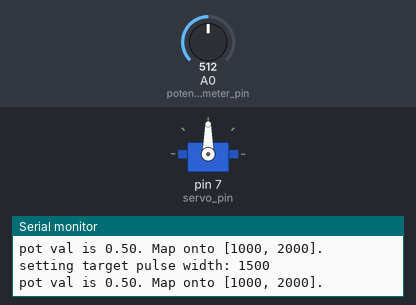
A sketch run on a simulated Arduino Mega 2560, built with avr-gcc and run on an emulated ATmega2560. On the bench: servo, the last lines printed to the serial monitor. The test bench sets the inputs (shaded band); at power-on: A0 (potentiometer_pin) = 512.

Above: at 1.2 s.
1.3 s: A0 (potentiometer_pin) set to 716
At 2.6 s:
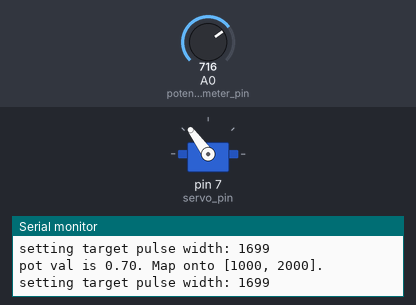
2.9 s: A0 (potentiometer_pin) set to 900
At 3.7 s:
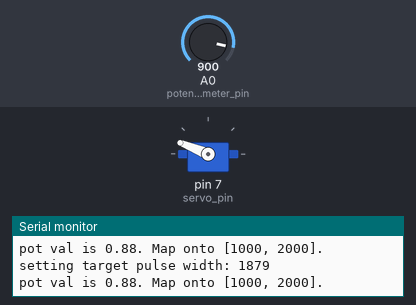
4.5 s: A0 (potentiometer_pin) set to 1010
At 5.1 s:
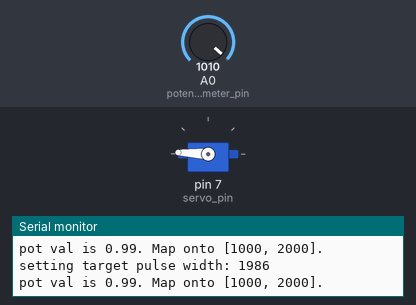
6.1 s: A0 (potentiometer_pin) set to 1023
At 7.3 s:
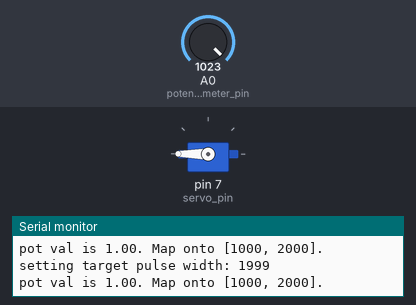
7.7 s: A0 (potentiometer_pin) set to 306
At 8.7 s:
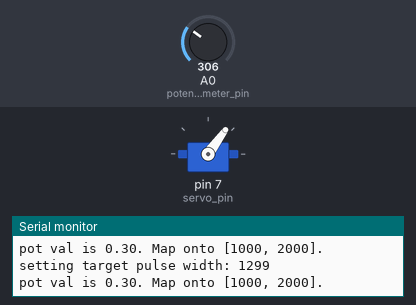
9.3 s: A0 (potentiometer_pin) set to 511
At 9.7 s:
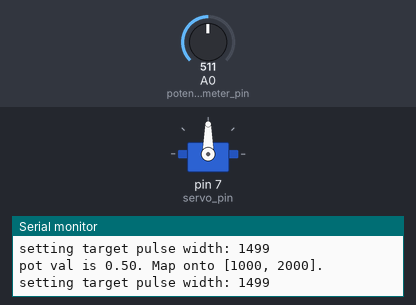
Timing chart, 0 to 12.3 s (numbered marks = the images above; inputs shaded):
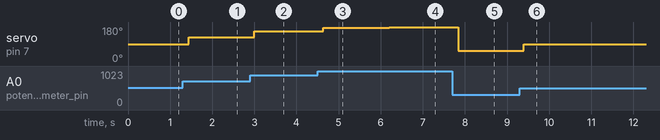

The sketch:

calib_with_poti.ino
```cpp
#include <Servo.h>

// serial output
const int baud_rate = 9600;

// steering
const int servo_pin= 7;          // should be MEGA's pin "PWM7"
Servo steering_servo;
const int min_pulse_width = 1000;  // µs
const int max_pulse_width = 2000;  // µs

// poti
const int potentiometer_pin = 0; // should be MEGA's pin A0

void setup()
{
  // I/O
  Serial.begin(baud_rate);

  // steering
  Serial.println("Setting up servo");
  steering_servo.attach(servo_pin, min_pulse_width, max_pulse_width);
  Serial.print("Servo attached to PIN ");
  Serial.println(servo_pin);

  // potentiometer
  Serial.println("Setting up potentiometer");
  Serial.print("Potentiometer attached to PIN ");
  Serial.println(potentiometer_pin);
}

void loop()
{
  // map poti to [0.0, 1.0]
  float potentiometer_ratio = static_cast<float>(analogRead(potentiometer_pin)) / 1024.0f;
  Serial.print("pot val is ");
  Serial.print(potentiometer_ratio);
  Serial.print(". Map onto [");
  Serial.print(min_pulse_width);
  Serial.print(", ");
  Serial.print(max_pulse_width);
  Serial.print("].");
  Serial.println();

  // find corresponding value in [min_pulse_width, max_pulse_width]
  const int value_range = max_pulse_width - min_pulse_width;
  const int target_pulse_width = min_pulse_width + static_cast<int>(static_cast<float>(value_range) * potentiometer_ratio + 0.5f);
  // output to serial and servo
  Serial.print("setting target pulse width: ");
  Serial.print(target_pulse_width);
  Serial.println();
  steering_servo.write(target_pulse_width);
}
```

Measured:
- after the input at 1.3 s, servo on pin 7 (servo_pin): 90° → 126° after 0.14 s
- after the input at 2.9 s, servo on pin 7 (servo_pin): 126° → 158° after 0.10 s
- after the input at 4.5 s, servo on pin 7 (servo_pin): 158° → 177° after 0.14 s
- after the input at 6.1 s, servo on pin 7 (servo_pin): 177° → 180° after 0.10 s
- after the input at 7.7 s, servo on pin 7 (servo_pin): 180° → 54° after 0.14 s
- after the input at 9.3 s, servo on pin 7 (servo_pin): 54° → 90° after 0.10 s
